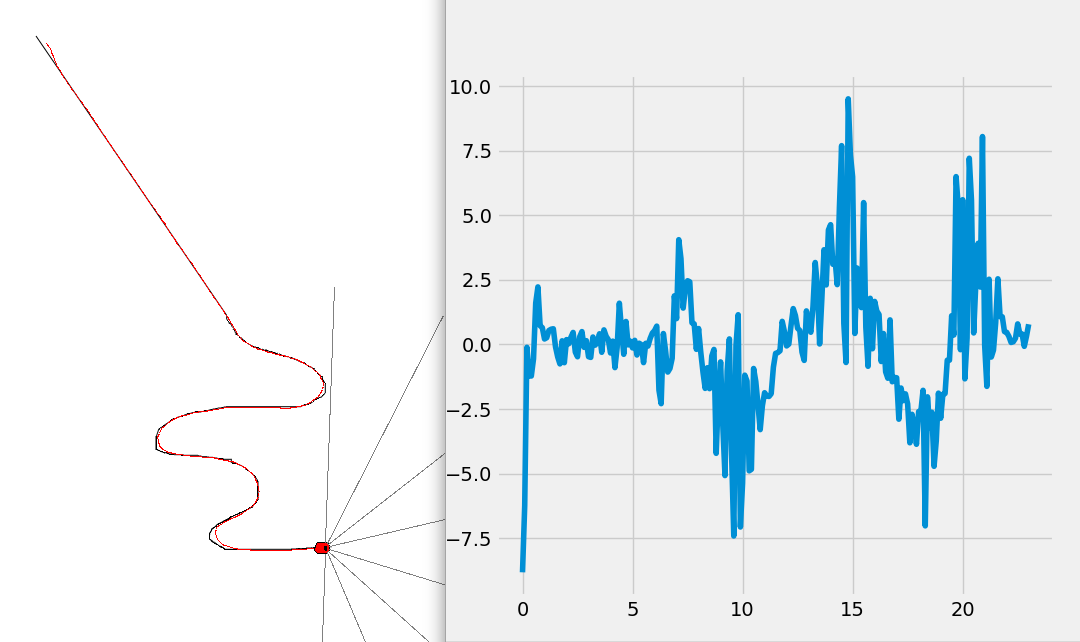
#> input picture doc-images/circuito1_grafica.png, 1080 x 642 px
$ python -i analisis.py   (imports and definitions only)   (older library calls are emulated)
#> lines starting #> are read from the running program, lines starting #| are printed output that depends on the picture
#coding: utf-8
import cv2
import numpy as np
import time

LINEA_RECTA = 0
CURVA_DERECHA = 1
CURVA_IZQUIERDA = 2
DOS_SALIDAS = 3
TRES_SALIDAS= 4


# [14 lines left out: functions in_border, chull_area, not called in this run]

def carea(x,y):
    return 0.5*np.abs(np.dot(x,np.roll(y,1))-np.dot(y,np.roll(x,1)))

def en_borde(cont,shape):
    x,y = shape
    return np.any(cont[:,0,:] == 0) or np.any(cont[:,0,0] == y-1) or np.any(cont[:,0,1] == x-1)

# [146 lines left out: functions limpiar_img, tipo_linea, direccion_flecha, not called in this run]

def entrada_salida (img,anterior_entrada=None):
    linea = (img == 2).astype (np.uint8)
    flecha = (img == 0).astype (np.uint8)
    h,w = linea.shape
    # Suponemos que está cerca del centro
    if anterior_entrada is None:
        anterior_entrada = np.array ((h,w/2))

    bordes = in_border (linea).T
    distancias = np.sum((bordes - anterior_entrada)**2, axis=1)
    if np.size (distancias)> 0:
        cercano = np.argmin (distancias)
        entrada = bordes [cercano]
    else:
        entrada = (0,0)
    salida = (0,0)

    # buscar la salida
    tipo =tipo_linea (linea)
    if tipo is None:
        return (0,0),(0,0)
    if tipo < DOS_SALIDAS:      # es una sola linea
        # La salida tiene que estar separada de la entrada
        lejano = np.argmax (distancias)
        salida = bordes [lejano]
    else: # debería haber una flecha
        if np.any (flecha==1):
            p1,p2,m,c = direccion_flecha (flecha)
            xo = 0
            yo = 0
            if p1 [0] < p2 [0]:
                # sentido positivo en las x -> buscamos el final
                xo = w
            elif p1 [0] == p2 [0]:
                #vertical, usamos la misma x
                xo = p1 [0]


            if p1 [1] < p2 [1]:
                # sentido positivo en las y -> buscamos el final
                yo=h
            elif p1 [1] == p2 [1]:
                #horizontal, usamos la misma y
                yo = p1 [1]
            #calculamos por donde sale la recta
            y = m*xo + c
            if y >= h or y < 0:
                xo = (yo-c)/m
            else:
                yo = y
            #encontramos el punto mas cercano
            distancias = np.sum((bordes - (yo,xo))**2, axis=1)
            if np.size (distancias)> 0:
                cercano = np.argmin (distancias)
                salida = bordes [cercano]
    return (entrada [1],entrada [0]),(salida [1],salida [0])

>>> import cv2
>>> picture = cv2.cvtColor(cv2.imread('../../doc-images/circuito1_grafica.png'), cv2.COLOR_BGR2RGB)
>>> result = entrada_salida(picture)
#> in entrada_salida, `flecha = (img == 0).astype (np.uint8)`:
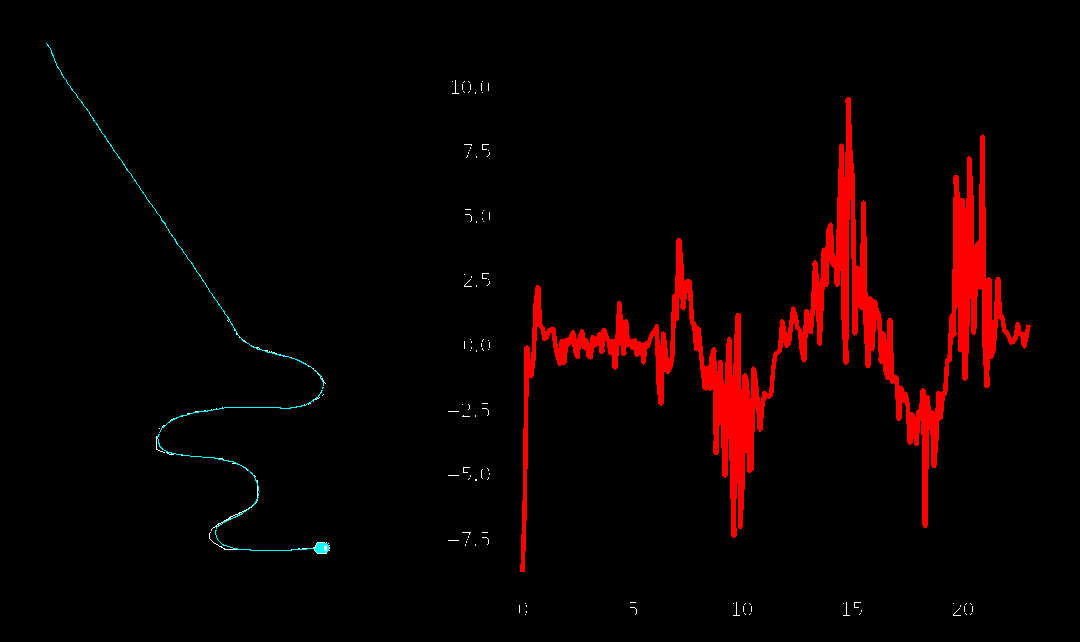
#> flecha: shape (642, 1080, 3); mean R, G, B 0.0444, 0.00265, 0.00265; drawn with 1 as white
#> (the run stopped early here; a loop or call above may not have finished)

$ run again, on doc-images/circulo_grafica.png
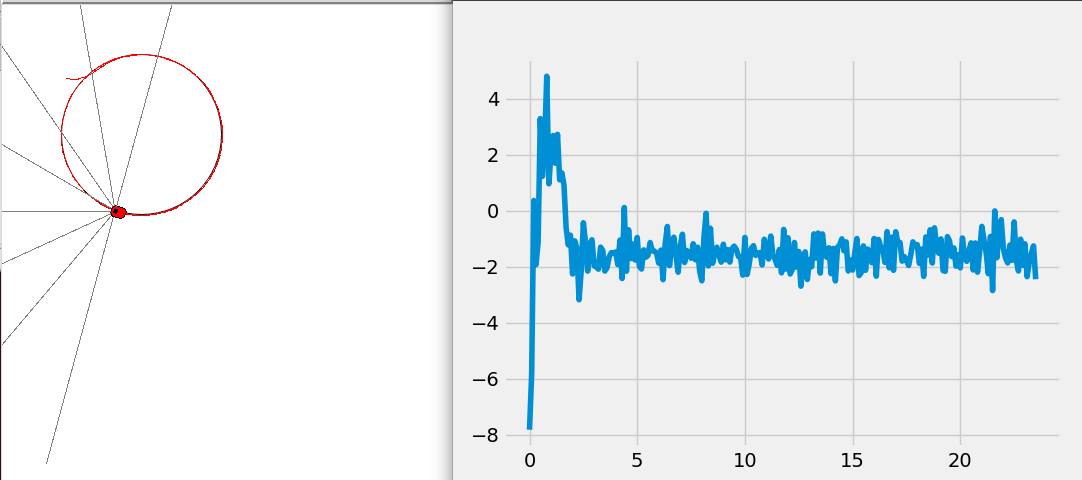
#> input picture doc-images/circulo_grafica.png, 1082 x 480 px
#> in entrada_salida, `flecha = (img == 0).astype (np.uint8)`:
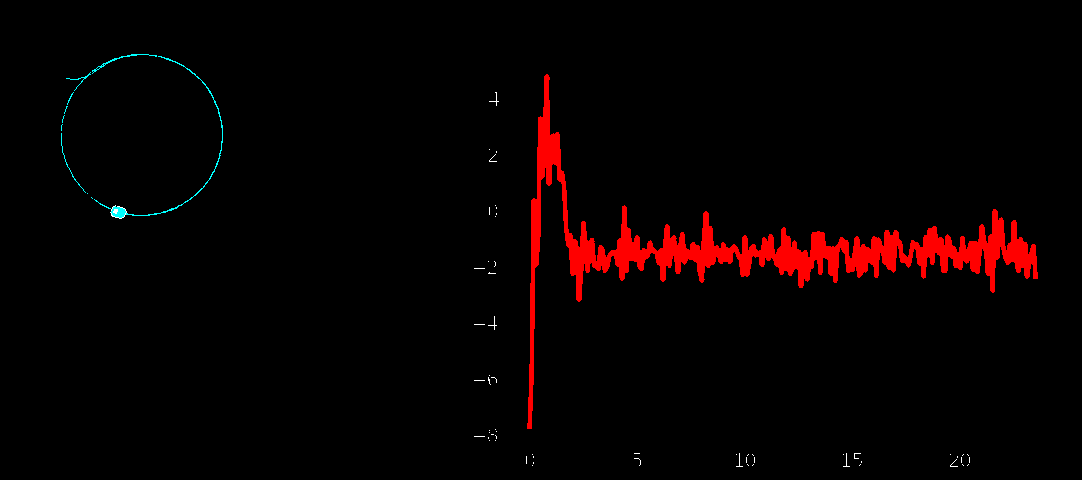
#> flecha: shape (480, 1082, 3); mean R, G, B 0.0332, 0.00212, 0.00212; drawn with 1 as white

$ run again, on doc-images/espiral1_grafica.png
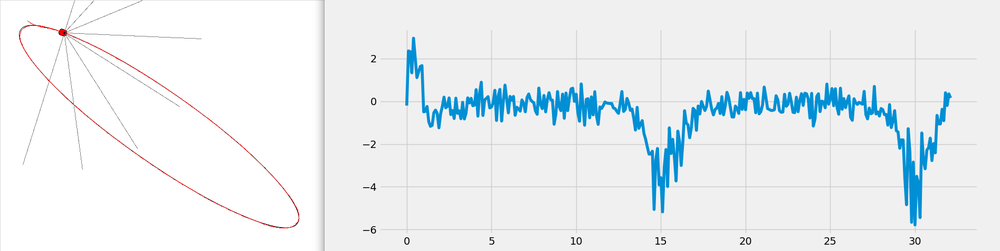
#> input picture doc-images/espiral1_grafica.png, 1000 x 251 px, shrunk from 1895 x 475 before the run
#> in entrada_salida, `linea = (img == 2).astype (np.uint8)`:
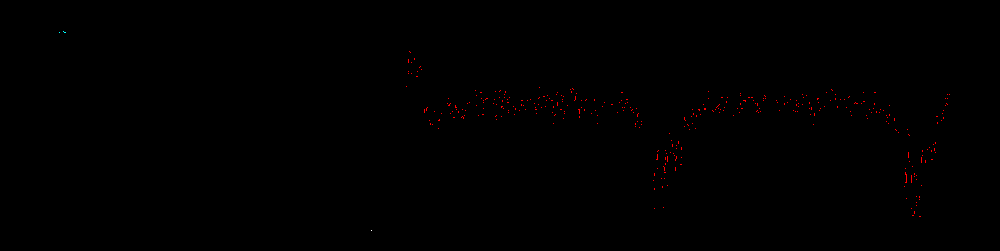
#> linea: shape (251, 1000, 3); mean R, G, B 0.00221, 1.99e-05, 1.99e-05; drawn with 1 as white
#> in entrada_salida, `flecha = (img == 0).astype (np.uint8)`:
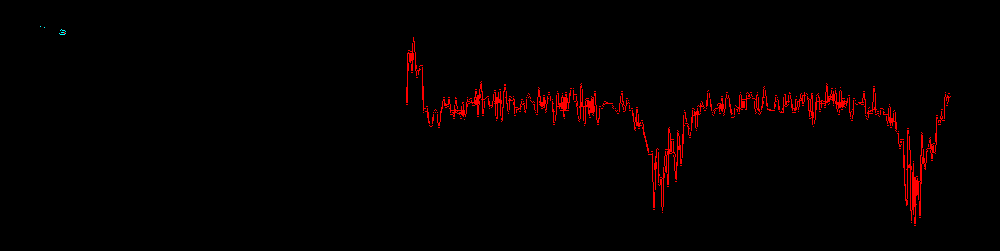
#> flecha: shape (251, 1000, 3); mean R, G, B 0.0192, 7.17e-05, 7.17e-05; drawn with 1 as white
